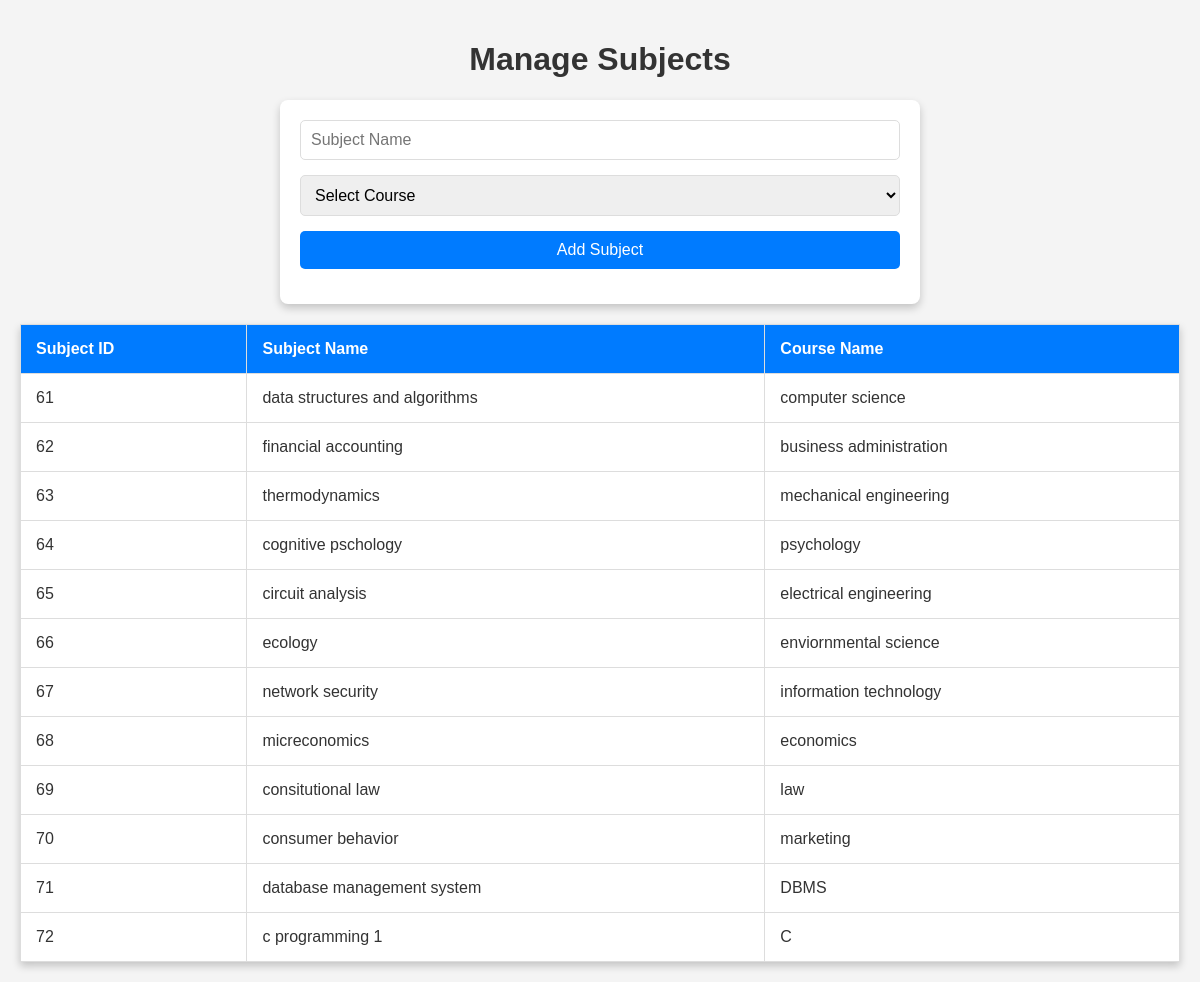
The page /manage_subjects.php on the database its author committed.
### tables this page shows
CREATE TABLE `subject` (
  `sub_id` int(11) NOT NULL,
  `subname` varchar(50) DEFAULT NULL,
  `admin_id` int(11) DEFAULT NULL,
  `course_id` int(25) DEFAULT NULL
);

CREATE TABLE `course` (
  `course_name` varchar(50) DEFAULT NULL,
  `course_credit` int(11) DEFAULT NULL,
  `admin_id` int(11) DEFAULT NULL,
  `dept_id` int(11) DEFAULT NULL,
  `amount` decimal(11,0) DEFAULT NULL,
  `video_link` varchar(255) NOT NULL,
  `course_id` int(25) NOT NULL
);

### manage_subjects.php (the view, shortened to what this page needs)
<?php
$conn = new mysqli('localhost', 'root', '', 'cms');
$sql = "SELECT subject.*, course.course_name
        FROM subject
        LEFT JOIN course ON subject.course_id = course.course_id";
$result = $conn->query($sql);
?>
<!DOCTYPE html>
<html lang="en">
<head>
</head>
<body>
    <h1>Manage Subjects</h1>
    <div class="form-container">
        <form method="POST" action="">
            <input type="text" name="subname" placeholder="Subject Name" required>
            <select name="course_id" required>
                <option value="" disabled selected>Select Course</option>
            </select>
            <button type="submit">Add Subject</button>
        </form>
    </div>
    <table>
        <thead>
            <tr>
                <th>Subject ID</th>
                <th>Subject Name</th>
                <th>Course Name</th>
            </tr>
        </thead>
        <tbody>
            <?php while ($row = $result->fetch_assoc()): ?>
                <tr>
                    <td><?php echo htmlspecialchars($row['sub_id']); ?></td>
                    <td><?php echo htmlspecialchars($row['subname']); ?></td>
                    <td><?php echo htmlspecialchars($row['course_name'] ?? 'N/A'); ?></td>
                </tr>
            <?php endwhile; ?>
        </tbody>
    </table>
</body>
</html>

### manage_subjects.php (style rules this page uses)
body { font-family: Arial, sans-serif; background-color: #f4f4f4; margin: 0; padding: 20px; }
h1 { text-align: center; color: #333; }
.form-container { margin: 20px auto; padding: 20px; background-color: white; border-radius: 8px; box-shadow: 0 4px 8px rgba(0, 0, 0, 0.2); max-width: 600px; }
.form-container form { display: flex; flex-direction: column; }
.form-container input, .form-container button, .form-container select { margin-bottom: 15px; padding: 10px; font-size: 16px; border: 1px solid #ddd; border-radius: 5px; }
.form-container button { background-color: #007bff; color: white; border: none; cursor: pointer; }
table { width: 100%; border-collapse: collapse; margin-top: 20px; background-color: white; box-shadow: 0 4px 8px rgba(0, 0, 0, 0.2); }
th, td { padding: 15px; text-align: left; border: 1px solid #ddd; }
th { background-color: #007bff; color: white; }
td { color: #333; }

### rows shown on the page
subject: sub_id "61", subname "data structures and algorithms", course.course_name "computer science"
subject: sub_id "62", subname "financial accounting", course.course_name "business administration"
subject: sub_id "63", subname "thermodynamics", course.course_name "mechanical engineering"
subject: sub_id "64", subname "cognitive pschology", course.course_name "psychology"
subject: sub_id "65", subname "circuit analysis", course.course_name "electrical engineering"
subject: sub_id "66", subname "ecology", course.course_name "enviornmental science"
subject: sub_id "67", subname "network security", course.course_name "information technology"
subject: sub_id "68", subname "micreconomics", course.course_name "economics"
subject: sub_id "69", subname "consitutional law", course.course_name "law"
subject: sub_id "70", subname "consumer behavior", course.course_name "marketing"
subject: sub_id "71", subname "database management system", course.course_name "DBMS"
subject: sub_id "72", subname "c programming 1", course.course_name "C"
